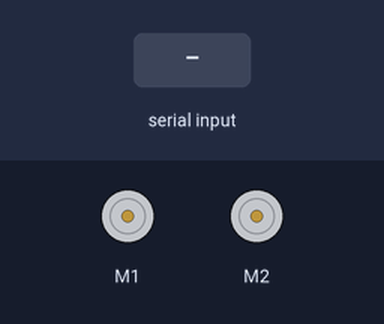
Simulated run of this sketch. Board: Arduino Uno, built with avr-gcc and run on an emulated ATmega328P. Shown: 2 × DC motor (green arrow = forward, orange = backward, longer = faster). The test bench sets the inputs (shaded band).

Above: at 1.2 s.
1.3 s: "F" received over the second serial link
At 2.1 s:
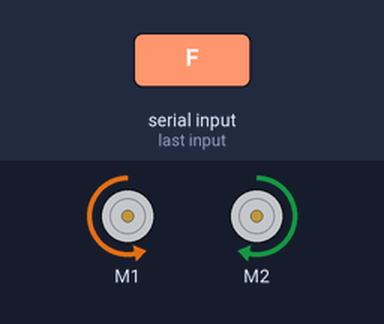
2.8 s: "B" received over the second serial link
At 3.2 s:
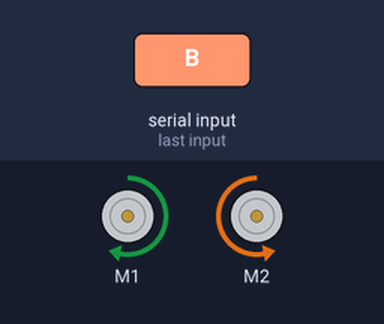
4.3 s: "L" received over the second serial link
At 5.5 s:
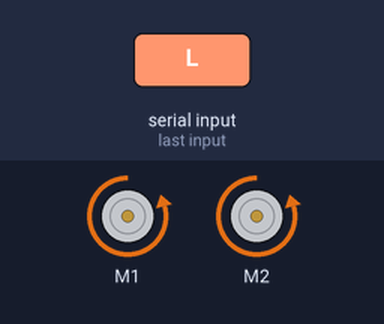
5.8 s: "R" received over the second serial link
At 6.7 s:
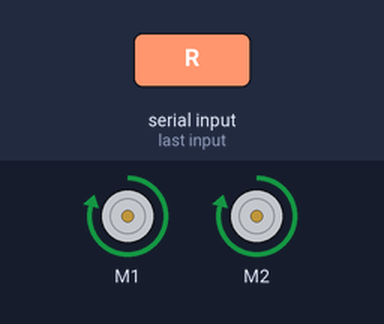
7.3 s: "S" received over the second serial link
At 7.9 s:
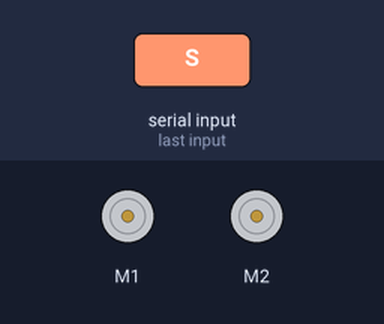
Timing chart, 0 to 9.8 s (numbered marks = the images above; inputs shaded):
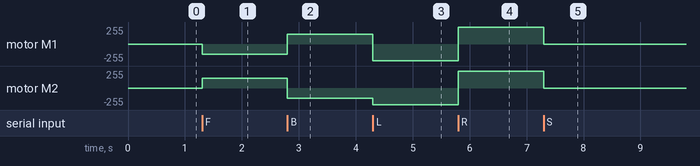

Measured:
- after the input at 1.3 s, motor M1: stopped → backward 150/255 at once; motor M2: stopped → forward 150/255 at once
- after the input at 2.8 s, motor M1: backward 150/255 → forward 150/255 at once; motor M2: forward 150/255 → backward 150/255 at once
- after the input at 4.3 s, motor M1: forward 150/255 → backward 250/255 at once; motor M2: backward 150/255 → backward 250/255 at once
- after the input at 5.8 s, motor M1, motor M2: backward 250/255 → forward 250/255 at once
- after the input at 7.3 s, motor M1, motor M2: forward 250/255 → stopped at once

The sketch:

proiectDoneRobotel.ino
```cpp
#include <SoftwareSerial.h>
SoftwareSerial BTserial(2, 3); // RX | TX
#include <AFMotor.h>
#include <Servo.h>
AF_DCMotor motor1(1);
AF_DCMotor motor2(2);

char t;

void setup() {
BTserial.begin(9600);
Serial.begin(9600);           // set up Serial library at 9600 bps
motor1.setSpeed(250);
motor1.run(RELEASE);
motor2.setSpeed(250);
motor2.run(RELEASE);
}


void loop() {

if (BTserial.available())
    {
        t = BTserial.read();
    }
if (t == 'F'){
motor1.setSpeed(150);
   motor1.run(BACKWARD);
   motor2.setSpeed(150);
   motor2.run(FORWARD);
} else if (t == 'B') {
   motor1.setSpeed(150);
   motor1.run(FORWARD);
   motor2.setSpeed(150);
   motor2.run(BACKWARD);
} else if (t == 'L') {
  motor1.setSpeed(250);
   motor1.run(BACKWARD);
   motor2.setSpeed(250);
   motor2.run(BACKWARD);
} else if (t == 'R') {
   motor1.setSpeed(250);
   motor1.run(FORWARD);
   motor2.setSpeed(250);
   motor2.run(FORWARD);
} else if (t == 'S') {
   motor1.run(RELEASE);
   motor2.run(RELEASE);
}
}
```
